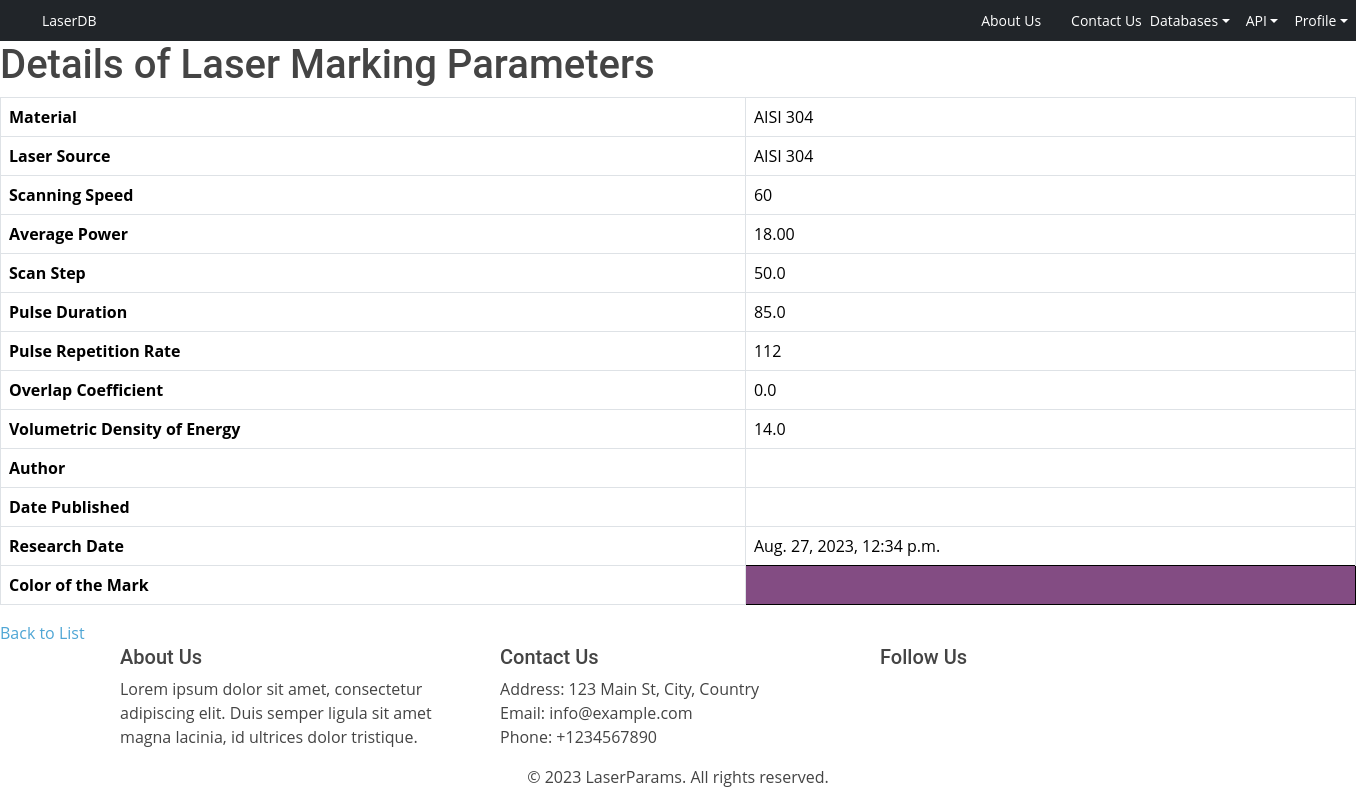
Page /laser-marking-parameters/3/ (signed in) on the earlier database version.
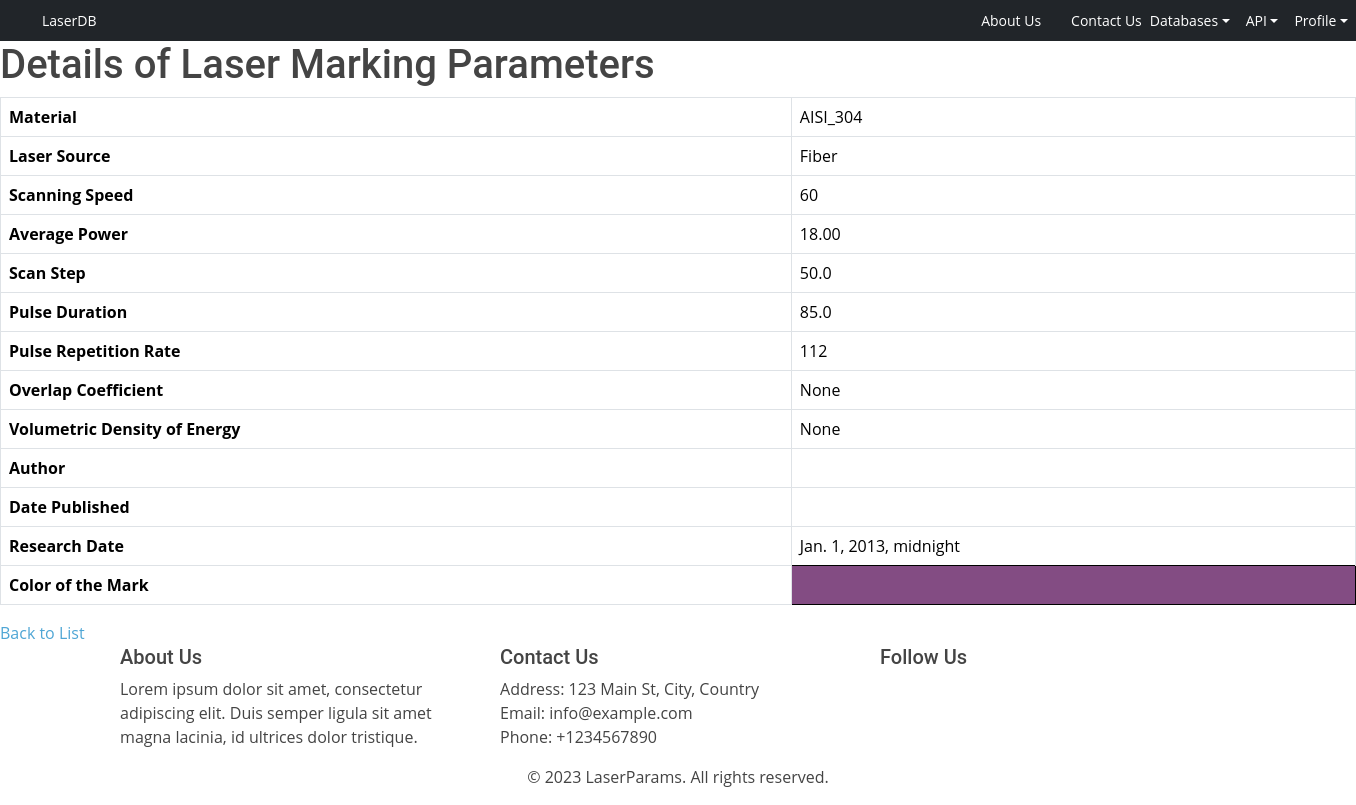
Same page on the later database version.
### pages/models.py (models this page shows, shortened)
class LaserMarkingParameters(models.Model):
    laser_source = models.ForeignKey(LaserSource, on_delete=models.CASCADE)
    material = models.ForeignKey(Material, on_delete=models.CASCADE)
    scanning_speed = models.PositiveIntegerField()
    average_power = models.DecimalField(max_digits=5, decimal_places=2)
    scan_step = models.FloatField(blank=True, null=True)
    pulse_duration = models.FloatField(blank=True, null=True)
    pulse_repetition_rate = models.PositiveIntegerField(blank=True, null=True)
    overlap_coefficient = models.FloatField(blank=True, null=True)
    volumetric_density_of_energy = models.FloatField(blank=True, null=True)  # Made optional
    focus = models.FloatField(blank=True, null=True)
    color_red = models.PositiveIntegerField(blank=True, null=True)
    color_green = models.PositiveIntegerField(blank=True, null=True)
    color_blue = models.PositiveIntegerField(blank=True, null=True)
    authors = models.CharField(max_length=100)
    research_date = models.DateTimeField(default=timezone.now)

class Material(models.Model):
    name = models.CharField(max_length=100)
    description = models.TextField()
    def __str__(self):
        return self.name

class LaserSource(models.Model):
    name = models.CharField(max_length=100)
    type_of_laser = models.CharField(max_length=100)
    wavelength = models.PositiveIntegerField()
    def __str__(self):
        return self.name

### pages/views.py (the view)
@login_required
def laser_marking_parameters_detail(request, pk):
    marking_parameters = get_object_or_404(LaserMarkingParameters, pk=pk)
    context = {'marking_parameters': marking_parameters}
    return render(request, 'pages/laser_marking_parameters_detail.html',
                  context)

### pages/templates/pages/laser_marking_parameters_detail.html (shortened to what this page needs)
{% extends 'base.html' %}
{% block content %}
    <h1>Details of Laser Marking Parameters</h1>
    <table class="table table-bordered">
        <tr>
            <th>Material</th>
            <td>{{ marking_parameters.material }}</td>
        </tr>
        <tr>
            <th>Laser Source</th>
            <td>{{ marking_parameters.laser_source }}</td>
        </tr>
        <tr>
            <th>Scanning Speed</th>
            <td>{{ marking_parameters.scanning_speed }}</td>
        </tr>
        <tr>
            <th>Average Power</th>
            <td>{{ marking_parameters.average_power }}</td>
        </tr>
        <tr>
            <th>Scan Step</th>
            <td>{{ marking_parameters.scan_step }}</td>
        </tr>
        <tr>
            <th>Pulse Duration</th>
            <td>{{ marking_parameters.pulse_duration }}</td>
        </tr>
        <tr>
            <th>Pulse Repetition Rate</th>
            <td>{{ marking_parameters.pulse_repetition_rate }}</td>
        </tr>
        <tr>
            <th>Overlap Coefficient</th>
            <td>{{ marking_parameters.overlap_coefficient }}</td>
        </tr>
        <tr>
            <th>Volumetric Density of Energy</th>
            <td>{{ marking_parameters.volumetric_density_of_energy }}</td>
        </tr>
        <tr>
            <th>Author</th>
            <td>{{ marking_parameters.author }}</td>
        </tr>
        <tr>
            <th>Date Published</th>
            <td>{{ marking_parameters.date_published }}</td>
        </tr>
        <tr>
            <th>Research Date</th>
            <td>{{ marking_parameters.research_date }}</td>
        </tr>
        <tr>
            <th>Color of the Mark</th>
            <td style="background-color: rgb({{ marking_parameters.color_red }},
                                             {{ marking_parameters.color_green }},
                                             {{ marking_parameters.color_blue }});
                    border: 1px solid black;">
            </td>
        </tr>
    </table>
    <a href="{% url 'pages:laser_marking_parameters_list' %}">Back to List</a>
{% endblock %}

Differences in the rows shown:
changed LaserMarkingParameters: material "AISI 304" → "AISI_304"; laser_source "AISI 304" → "Fiber"; overlap_coefficient "0.0" → "None"; volumetric_density_of_energy "14.0" → "None"; research_date "Aug. 27, 2023, 12:34 p.m." → "Jan. 1, 2013, midnight"
